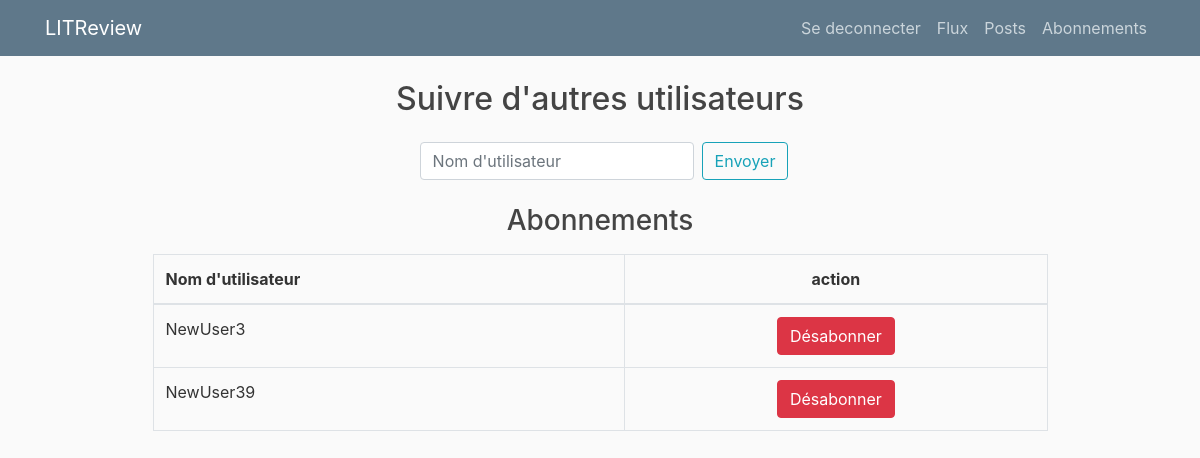
Page /abonnements/ (signed in) on the earlier database version.
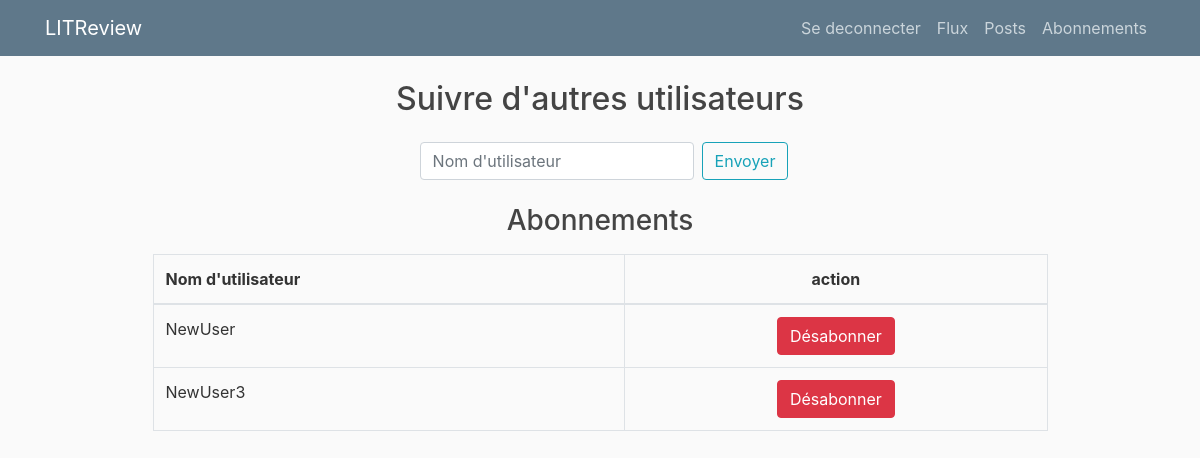
Same page on the later database version.
### review/models.py (models this page shows, shortened)
class UserFollows(models.Model):
    user = models.ForeignKey(
        to=settings.AUTH_USER_MODEL, on_delete=models.CASCADE,
        related_name='following')
    followed_user = models.ForeignKey(
        to=settings.AUTH_USER_MODEL, on_delete=models.CASCADE,
        related_name='followed_by')
    class Meta:
        unique_together = ('user', 'followed_user',)
        verbose_name = "Abonnement"
        verbose_name_plural = "Abonnements"

### review/views.py (the view, shortened to what this page needs)
# urls.py: path('abonnements/', views.abonnements, name='abonnements'),
@login_required
def abonnements(request):
    followers = UserFollows.objects.filter(user=request.user.id)
    context = {'followers': followers}
    return render(request, 'review/abonnement.html', context)

### review/templates/review/abonnement.html (shortened to what this page needs)
{% extends 'review/base.html' %}
{% load crispy_forms_tags %}
{% block content %}
    <div class="container">
        <div class="row justify-content-center">
            <h2 class="mb-4">Suivre d'autres utilisateurs</h2>
        </div>
        <form class="form-inline row justify-content-center" method="POST" action=" {% url 'abonnements' %} ">
            <input class="form-control rounded mx-2" type="search" placeholder="Nom d'utilisateur" aria-label="Search" name="search">
            <button class="btn btn-outline-info my-2 my-sm-0" type="submit">Envoyer</button>
        </form>
        <div class="container col-md-10">
            <div class="row justify-content-center">
                <h3 class="mt-4 mb-3">Abonnements</h3>
            </div>
            <table class="table table-bordered">
                <thead>
                  <tr >
                    <th>Nom d'utilisateur</th>
                    <th class="text-center">action</th>
                  </tr>
                </thead>
                <tbody>
                    {% if followers.exists %}
                        {% for follower in followers %}
                            <tr>
                                <td>{{ follower.followed_user.username }}</td>
                                <td class="text-center">
                                    <form action="{% url 'unfollow' to_unfollow_id=follower.followed_user.id %}" method="POST">
                                        <button class=" btn btn-danger" type="submit">Désabonner</button>
                                    </form>
                                </td>
                            </tr>
                        {% endfor %}
                    {% else %}
                        <tr>
                            <td colspan='2' class="text-center">
                                Abonnez-vous à un utilisateur en le cherchant dans la barre de navigation
                            </td>
                        </tr>
                    {% endif %}
                </tbody>
            </table>
        </div>
    </div>
{% endblock %}

Differences in the rows shown:
removed UserFollows: followed_user.username "NewUser39"
added UserFollows: followed_user.username "NewUser"
